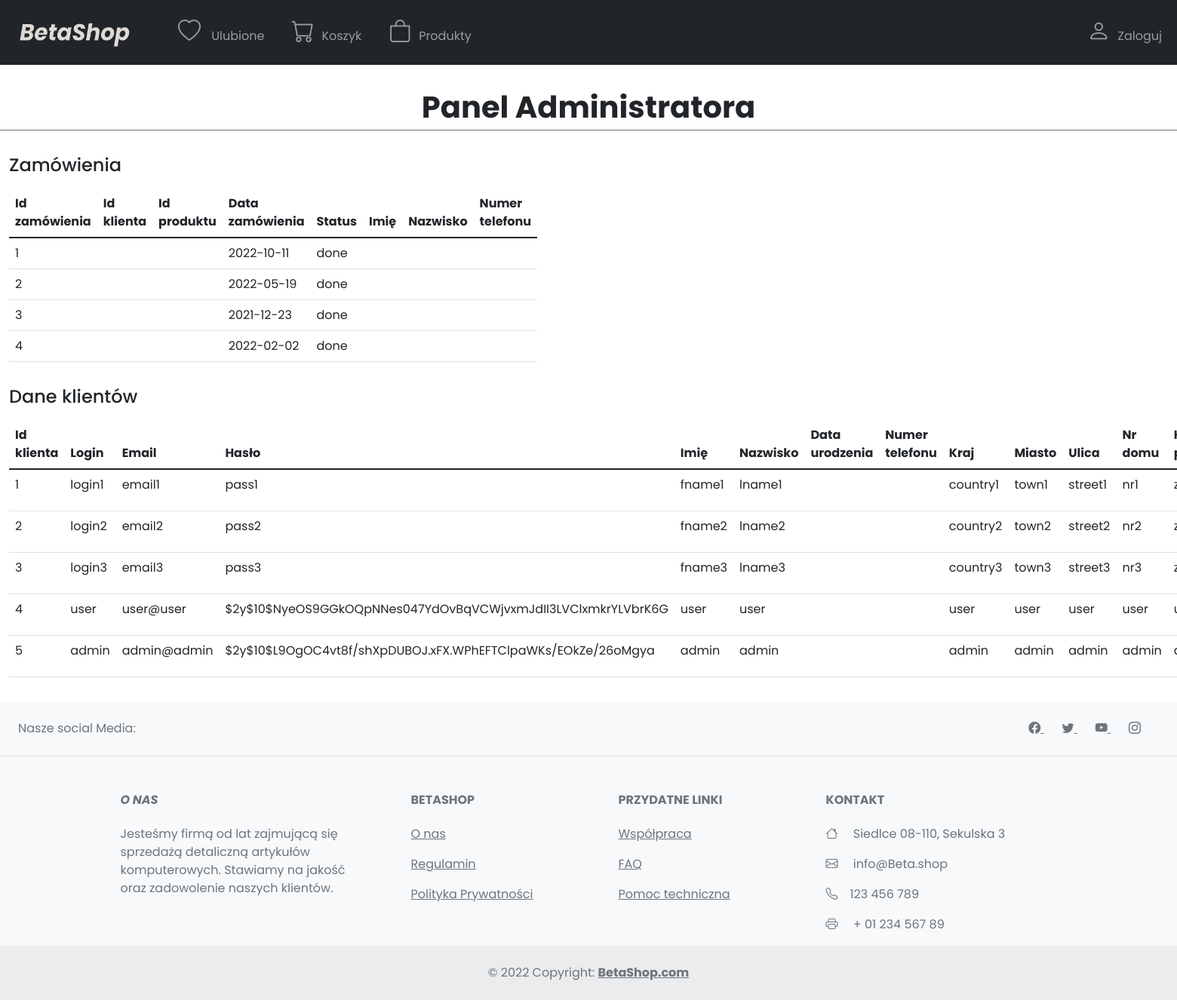
The page /zarzadzanie.php on the database its author committed.
### tables this page shows
create table if not EXISTS order_info (
    order_id int AUTO_INCREMENT not null,
    user_id int,
    picture_id int,
    order_date date,
    order_status varchar(20),
    fname varchar(255),
    lname varchar(255),
    phone varchar(255),
    PRIMARY KEY (order_id)
    );

create table if not EXISTS users (
    user_id int AUTO_INCREMENT not null,
    login varchar(255),
    email varchar(255),
   	pass varchar(255),
    fname varchar(255),
    lname varchar(255),
    birthDate date,
    phoneNumber varchar(64),
    country varchar(255),
    town varchar(255),
    street varchar(255),
    house_nr varchar(255),
    zipcode varchar(255),
    privileges varchar(255),
    PRIMARY KEY(user_id)
    );

### zarzadzanie.php (the view, shortened to what this page needs)
<!DOCTYPE html>
<html lang="pl-PL">
<head>
    <?php
    require("bootstrapConnection.php");
    require("connection.php");
    ?>
</head>
<body>
    <?php require("navbar.php"); ?>
    <div class="container-fluid">
        <div class="row my-3">
            <p class="border-bottom border-secondary fw-bold text-center" style="font-size:2.5em">Panel Administratora</p>
            <div class="col-xl-2 col-md-4">
                <div class="row">
                    <div class="order_table">
                        <h3 class="h4 my-3">Zamówienia</h3>
                        <table class="table">
                            <thead class="thead-dark">
                                <tr>
                                    <th scope="col">Id zamówienia</th>
                                    <th scope="col">Id klienta</th>
                                    <th scope="col">Id produktu</th>
                                    <th scope="col">Data zamówienia</th>
                                    <th scope="col">Status</th>
                                    <th scope="col">Imię</th>
                                    <th scope="col">Nazwisko</th>
                                    <th scope="col">Numer telefonu</th>
                                </tr>
                            </thead>
                            <tbody>
                                <?php
                                $zapytanie = $conn->query("SELECT * FROM order_info");
                                while ($row = $zapytanie->fetch()) {
                                    echo "
                                <tr>" .
                                        "<td>" . $row['order_id'] . "</td>" .
                                        "<td>" . $row['user_id'] . "</td>" .
                                        "<td>" . $row['picture_id'] . "</td>" .
                                        "<td>" . $row['order_date'] . "</td>" .
                                        "<td>" . $row['order_status'] . "</td>" .
                                        "<td>" . $row['fname'] . "</td>" .
                                        "<td>" . $row['lname'] . "</td>" .
                                        "<td>" . $row['phone'] . "</td>" .
                                        "</tr>";
                                }
                                ?>
                            </tbody>
                        </table>
                    </div>
                    <div class="user_base">
                        <h3 class="h4 my-3">Dane klientów</h3>
                        <table class="table">
                            <thead class="thead-dark">
                                <tr>
                                    <th scope="col">Id klienta</th>
                                    <th scope="col">Login</th>
                                    <th scope="col">Email</th>
                                    <th scope="col">Hasło</th>
                                    <th scope="col">Imię</th>
                                    <th scope="col">Nazwisko</th>
                                    <th scope="col">Data urodzenia</th>
                                    <th scope="col">Numer telefonu</th>
                                    <th scope="col">Kraj</th>
                                    <th scope="col">Miasto</th>
                                    <th scope="col">Ulica</th>
                                    <th scope="col">Nr domu</th>
                                    <th scope="col">Kod pocztowy</th>
                                </tr>
                            </thead>
                            <tbody>
                                <?php
                                $zapytanie = $conn->query("SELECT `user_id`, `login`, email, pass, fname, lname, birthDate, phoneNumber, country, town, street, house_nr, zipcode, privileges FROM users");
                                while ($row = $zapytanie->fetch()) {
                                    echo "
                                <tr>" .
                                        "<td>" . $row['user_id'] . "</td>" .
                                        "<td>" . $row['login'] . "</td>" .
                                        "<td>" . $row['email'] . "</td>" .
                                        "<td>" . $row['pass'] . "</td>" .
                                        "<td>" . $row['fname'] . "</td>" .
                                        "<td>" . $row['lname'] . "</td>" .
                                        "<td>" . $row['birthDate'] . "</td>" .
                                        "<td>" . $row['phoneNumber'] . "</td>" .
                                        "<td>" . $row['country'] . "</td>" .
                                        "<td>" . $row['town'] . "</td>" .
                                        "<td>" . $row['street'] . "</td>" .
                                        "<td>" . $row['house_nr'] . "</td>" .
                                        "<td>" . $row['zipcode'] . "</td>" .
                                        "<td>" . $row['privileges'] . "</td>";
                                        echo '<td><a href="edytowanie.php?id='.$row['user_id'].'"><button type="button" class="btn btn-primary">Edytuj</button></a></td>'.
                                        "</tr>";
                                }
                                ?>
                            </tbody>
                        </table>
                    </div>
                </div>
            </div>
        </div>
    </div>
    <?php
    include("footer.php");
    ?>
</body>
</html>

### main.css (style rules this page uses)
body { font-family: 'Poppins'; }

### rows shown on the page
order_info: order_id "1", order_date "2022-10-11", order_status "done"
order_info: order_id "2", order_date "2022-05-19", order_status "done"
order_info: order_id "3", order_date "2021-12-23", order_status "done"
order_info: order_id "4", order_date "2022-02-02", order_status "done"
users: user_id "1", login "login1", email "email1", pass "pass1", fname "fname1", lname "lname1", country "country1", town "town1", street "street1", house_nr "nr1"
users: user_id "2", login "login2", email "email2", pass "pass2", fname "fname2", lname "lname2", country "country2", town "town2", street "street2", house_nr "nr2"
users: user_id "3", login "login3", email "email3", pass "pass3", fname "fname3", lname "lname3", country "country3", town "town3", street "street3", house_nr "nr3"
users: user_id "4", login "user", email "user@user", pass "$2y$10$NyeOS9GGkOQpNNes047YdOvBqVCWjvxmJdII3LVClxmkrYLVbrK6G", fname "user", lname "user", country "user", town "user", street "user", house_nr "user"
users: user_id "5", login "admin", email "admin@admin", pass "$2y$10$L9OgOC4vt8f/shXpDUBOJ.xFX.WPhEFTClpaWKs/EOkZe/26oMgya", fname "admin", lname "admin", country "admin", town "admin", street "admin", house_nr "admin"
